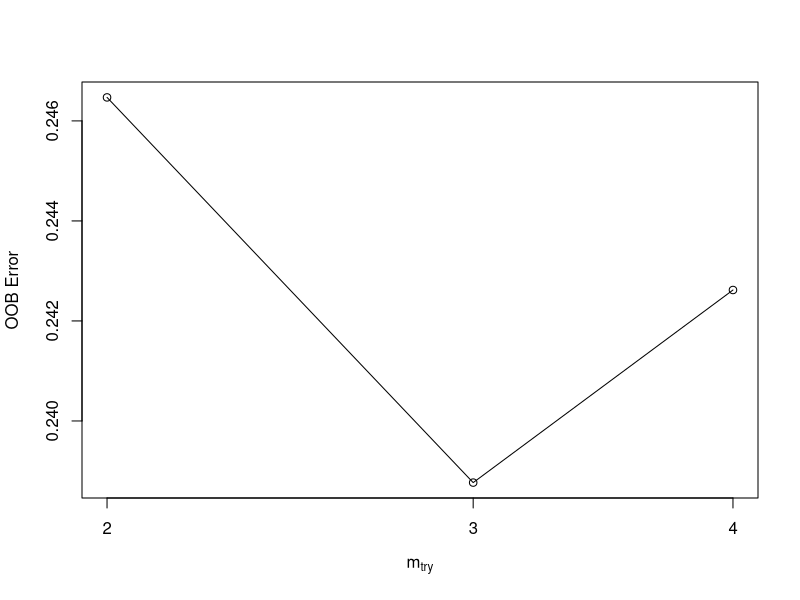
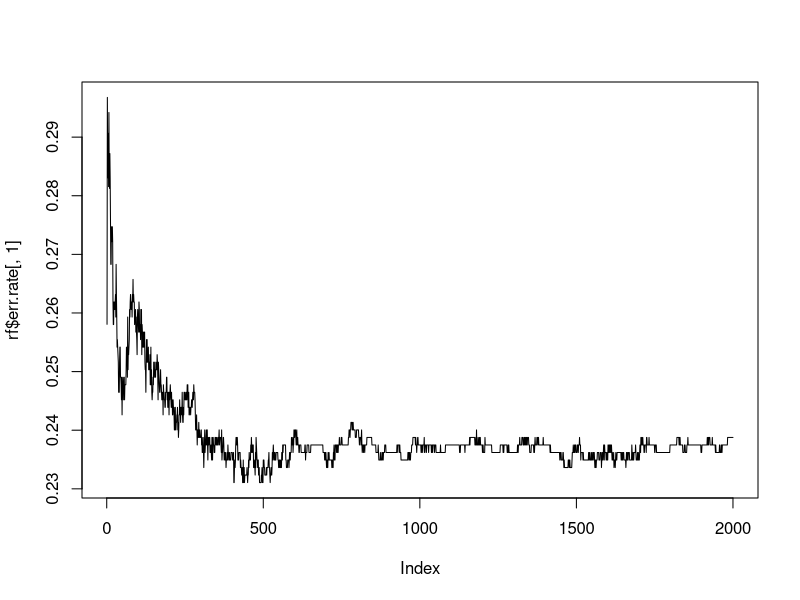
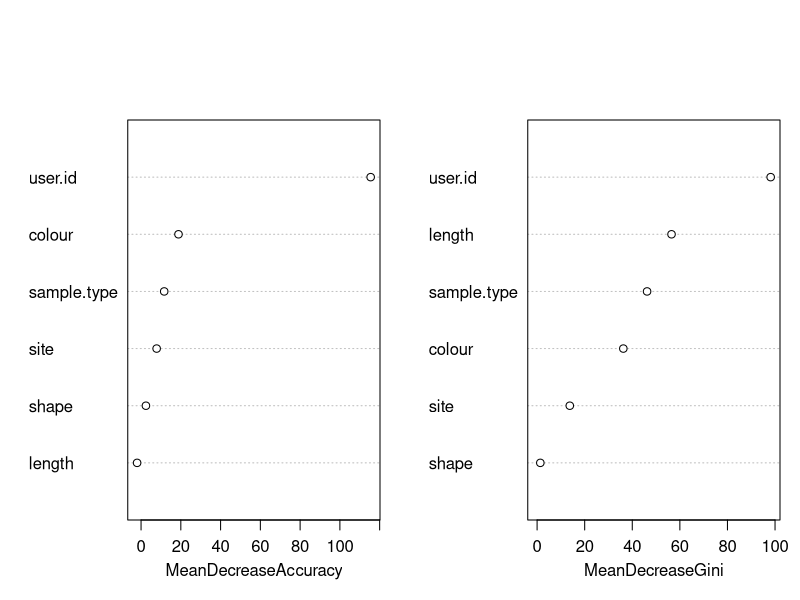

The R source for these figures, in order: (Note: this script raises an error after producing the figures.)
##### Setup #####

## Load packages
library(plyr)
library(ggplot2)
library(dplyr)
library(colorspace)
library(randomForest)

## Define colour palette

pal <- c("#0b3954","#bfd7ea","#ff6663","#e0ff4f","#fefffe")

#### Load Spectroscopy Data ####

## Load plankton tow data

plankton_tows <- read.csv("plankton_tows.csv", header = TRUE)
PT_field <- read.csv("PT_field_data.csv", header = TRUE)

## Clean up and combine plankton tow field data 

summary(PT_field$sample.volume)

PT <- left_join(plankton_tows, PT_field, by = 'ID')

names(PT)
PT$ID <- as.factor(PT$ID)
PT$site <- as.factor(PT$site)
PT$sample.type <- as.factor(PT$sample.type)
PT$size.fraction <- as.factor(PT$size.fraction)
PT$shape <- as.factor(PT$shape)
PT$colour <- as.factor(PT$colour)
PT$raman.ID <- as.factor(PT$raman.ID)
PT$user.id <- as.factor(PT$user.id)
PT$blank.match <- as.factor(PT$blank.match)

## Clean up plankton tow data

names(PT)
summary(PT$size.fraction)
summary(PT$shape)
summary(PT$colour)

summary(PT$shape)

PT$colour <- mapvalues(
  PT$colour,
  from = levels(PT$colour),
  to = c("Black",
         "Blue",
         "Brown",
         "Clear",
         "Green",
         "Orange",
         "Pink",
         "Purple",
         "Red",
         "Yellow"))

PT$shape <- mapvalues(
  PT$shape,
  from = c('fibre',
           'fibre ',
           'fragment'),
  to = c('Fibre',
         'Fibre',
         'Fragment')
)
summary(PT$shape)

summary(PT$raman.ID)

PT$particle.type <- 
  mapvalues(PT$raman.ID,
            from = levels(PT$raman.ID),
            to = c(NA,
                   'Synthetic',
                   'Natural',
                   'Natural',
                   'Synthetic',
                   'Synthetic',
                   'Synthetic',
                   'Synthetic',
                   'Synthetic',
                   'Synthetic',
                   'Synthetic',
                   'Natural',
                   'Unknown'))

PT$particle.type[is.na(PT$particle.type)] <-
  with(subset(PT, is.na(particle.type)), 
       ifelse(is.na(length),
              NA,
              'Unknown'))

summary(PT$particle.type)

PT$particle.type[PT$shape == 'Fibre' &
                              PT$colour == 'clear' &
                              PT$raman.ID == 'Cellulose'] <-
  'Natural'  # call clear cellulosic fibres natural to be safe

## Load plankton jars data

PJ <- read.csv("plankton_jars.csv", header = TRUE)  # plankton jars

PJ$ID <- as.factor(PJ$ID)
PJ$site <- as.factor(PJ$site)
PJ$sample.type <- as.factor(PJ$sample.type)
PJ$size.fraction <- as.factor(PJ$size.fraction)
PJ$shape <- as.factor(PJ$shape)
PJ$colour <- as.factor(PJ$colour)
PJ$raman.ID <- as.factor(PJ$raman.ID)
PJ$user.id <- as.factor(PJ$user.id)
PJ$blank.match <- as.factor(PJ$blank.match)

## Clean up plankton jars data

names(PJ)
summary(PJ$size.fraction)
summary(PJ$shape)
summary(PJ$colour)

summary(PJ$shape)

PJ$colour <- mapvalues(PJ$colour,
                       from = levels(PJ$colour),
                       to = c("Black",
                              "Blue",
                              "Brown",
                              "Clear",
                              "Green",
                              "Orange",
                              "Pink",
                              "Purple",
                              "Multi-colour",
                              "Red"
                              ))


PJ$shape <- mapvalues(
  PJ$shape,
  from = c('fiber',
           'fibre',
           'fragment'),
  to = c('Fibre',
         'Fibre',
         'Fragment')
)
summary(PJ$shape)

summary(PJ$raman.ID)

PJ$raman.ID <-
  mapvalues(PJ$raman.ID,
            from = c('Cellulose\n',
                     'Plastic Dye'),
            to = c('Cellulose',
                   'Plastics Dye'))

PJ$particle.type <- 
  mapvalues(PJ$raman.ID,
            from = levels(PJ$raman.ID),
            to = c(NA,
                   'Synthetic',
                   'Natural',
                   'Synthetic',
                   'Synthetic',
                   'Synthetic',
                   'Synthetic',
                   'Synthetic',
                   'Natural',
                   'Unknown',
                   'Natural'))

PJ$particle.type[is.na(PJ$particle.type)] <-
  with(subset(PJ, is.na(particle.type)), 
       ifelse(length == 'NA',
              NA,
              'Unknown'))

summary(PJ$particle.type)

PJ$particle.type <- as.character(PJ$particle.type)

PJ$particle.type[PJ$shape == 'Fibre' &
                              PJ$colour == 'clear' &
                              PJ$raman.ID == 'Cellulose'] <-
  'Natural'  # call clear cellulosic fibres natural to be safe

PJ$particle.type <- as.factor(PJ$particle.type)

summary(PJ$particle.type)



## Load all other data

MU <- read.csv("mussels.csv", header = TRUE)  # mussels
C <- read.csv("clams.csv", header = TRUE)  # clams
CU <- read.csv("sea_cucumbers.csv", header = TRUE)  # sea cucumbers
CR <- read.csv("crabs.csv", header = TRUE)  # crabs
SS <- read.csv("sea_stars.csv", header = TRUE)  # sea stars
SP <- read.csv("surfperch.csv", header = TRUE)  # surfperch
FF <- read.csv("flatfish.csv", header = TRUE)  # flatfish
RF <- read.csv("rockfish.csv", header = TRUE)  # rockfish

#### Combine all data and clean up ####

## Combine all animal particle counts data into one dataframe

full_spec_data <-
  rbind.data.frame(MU,
                   C,
                   CU,
                   CR,
                   SS,
                   SP,
                   FF,
                   RF)

## Clean up

names(full_spec_data)
full_spec_data$blank.match <- as.factor(full_spec_data$blank.match)
full_spec_data$ID <- as.factor(full_spec_data$ID)
full_spec_data$site <- as.factor(full_spec_data$site)
full_spec_data$sample.type <- as.factor(full_spec_data$sample.type)
full_spec_data$size.fraction <- as.factor(full_spec_data$size.fraction)
full_spec_data$shape <- as.factor(full_spec_data$shape)
full_spec_data$colour <- as.factor(full_spec_data$colour)
full_spec_data$raman.ID <- as.factor(full_spec_data$raman.ID)
full_spec_data$user.id <- as.factor(full_spec_data$user.id)

summary(full_spec_data$blank.match)
summary(full_spec_data$size.fraction)
summary(full_spec_data$shape)
summary(full_spec_data$colour)

full_spec_data$colour <-
  mapvalues(full_spec_data$colour,
            from = levels(full_spec_data$colour),
            to = c('Black',
                   'Black',
                   'Blue',
                   'Blue',
                   'Brown',
                   'Brown',
                   'Clear',
                   'Clear',
                   'Green',
                   'Multi-colour',
                   'Olive',
                   'Orange',
                   'Pink',
                   'Purple',
                   'Purple',
                   'Multi-colour',
                   'Red',
                   'White',
                   'Yellow',
                   'Yellow-green'))

summary(full_spec_data$colour)

summary(full_spec_data$shape)

full_spec_data$shape <- mapvalues(full_spec_data$shape,
                                 from = levels(full_spec_data$shape),
                                 to = c('Fibre',
                                        'Fibre',
                                        'Fibre',
                                        'Film',
                                        'Fragment'))
summary(full_spec_data$shape)

summary(full_spec_data$raman.ID)

full_spec_data$raman.ID <- 
  mapvalues(full_spec_data$raman.ID,
            from = c('',
                     'Acrylic\n',
                     'Cellulosee',
                     'Cellulose\n',
                     'Unknown\n',
                     'Nylon\n',
                     'Polyester\n',
                     'Wool\n',
                     'Paint Chip',
                     'Polyster'),
            to = c(NA,
                   'Acrylic',
                   'Cellulose',
                   'Cellulose',
                   'Unknown',
                   'Nylon',
                   'Polyester',
                   'Wool',
                   'Paint',
                   'Polyester'))

full_spec_data$particle.type <- 
  mapvalues(full_spec_data$raman.ID,
            from = levels(full_spec_data$raman.ID),
            to = c('Synthetic',
                   'Synthetic',
                   'Natural',
                   'Natural',
                   'Synthetic',
                   'Natural',
                   'Synthetic',
                   'Synthetic',
                   'Synthetic',
                   'Synthetic',
                   'Synthetic',
                   'Natural',
                   'Natural',
                   'Synthetic',
                   'Unknown',
                   'Synthetic',
                   'Natural'))

full_spec_data$particle.type[is.na(full_spec_data$particle.type)] <-
  with(subset(full_spec_data, is.na(particle.type)), 
       ifelse(length == 'NA',
              NA,
              'Unknown'))

summary(full_spec_data$particle.type)

full_spec_data$particle.type[full_spec_data$shape == 'Fibre' &
                              full_spec_data$colour == 'Clear' &
                              full_spec_data$raman.ID == 'Cellulose'] <-
  'Natural'  # call clear cellulosic fibres natural to be safe

summary(full_spec_data$particle.type)


#### Estimate the particle type for unknown particles ####

## Create random forest model for known particle types

full_spec_data$set <- "AD"  # identifiers for bringing back predictions
PT$set <- "PT"
PJ$set <- "PJ"

moddata1 <- rbind(full_spec_data, PT[c(1:14, 22:23)], PJ)

moddata2 <- subset(moddata1,
                   particle.type != 'Unknown' &
                     particle.type != 'NA')

unknowndata <- subset(moddata1,
                      particle.type == 'Unknown' &
                        particle.type != 'NA')

moddata2$particle.type <- as.character(moddata2$particle.type)
moddata2$particle.type <- as.factor(moddata2$particle.type)

## Run model on test data

rf <- randomForest(particle.type ~
                     colour + shape + user.id + sample.type + site + length,
                   data = moddata2)

rf

mtry <- tuneRF(moddata2[, c(2:3,7:9,14)], 
               moddata2$particle.type,
               stepFactor = 1.5, 
               improve = 0.01,
               trace = TRUE,
               plot = TRUE)

rf <- randomForest(particle.type ~
                     colour * shape * user.id + sample.type + site + length,
                   data = moddata2,
                   mtry = 3,
                   importance = TRUE,
                   ntree = 2000)

plot(rf$err.rate[,1], type = 'l')  ## find ideal ntree value 

rf <- randomForest(particle.type ~
                     colour * shape * user.id + sample.type + site + length,
                   data = moddata2,
                   mtry = 2,
                   importance = TRUE,
                   ntree = 1000)

rf
importance(rf)

varImpPlot(rf, main = "")

pred <- predict(rf)

## Performance metrics

cm <- table(moddata2[, 15], pred)

round((sum(diag(cm))/sum(cm))*100,2)

plot_rf_confusion <- function(rf_model)  # function for making confusion matrix
{
  conf_mat <- rf_model$confusion[, -ncol(rf_model$confusion)]
  class_size <- apply(conf_mat, 1, sum)
  
  conf_mat_perc <- (conf_mat / class_size) * 100
  
  melt_conf_mat <- reshape2::melt(conf_mat_perc, na.rm = TRUE)
  
  melt_conf_mat_raw <- reshape2::melt(conf_mat, na.rm = TRUE)
  
  melt_conf_mat$value2 <- melt_conf_mat_raw$value
  
  conf_plot <-
    ggplot(data = melt_conf_mat, aes_string('Var2', 'Var1', fill = 'value')) +
    geom_tile(color = "white") +
    scale_fill_gradient2(
      low = pal[3],
      high = pal[2],
      mid = pal[4],
      midpoint = 50,
      limit = c(0, 100),
      space = "Lab",
      name = "Accuracy (%)"
    ) +
    geom_text(aes(label = value2), size = 4, nudge_y = 0.2) +
    geom_text(aes(label = sprintf("%.1f", round(value, 1))), size = 3,
              nudge_x = 0, nudge_y = -0.2) +
    geom_text(label = "%", nudge_x = 0.3, nudge_y = -0.2, size = 3) +
    theme1 + 
    theme(axis.text.x = element_text(
      angle = 45,
      vjust = 1,
      hjust = 1
    ),
    plot.margin = unit(c(0,0,0,0.5), "cm")) +
    labs(x = 'Predicted', y = 'True') +
    coord_fixed()
  
  return(conf_plot)
}

tiff("Confusion Matrix.tiff", 
    height = 3,
    width = 3,
    units = "in",
    res = 800,
    compression = "lzw")

plot_rf_confusion(rf)  ## confusion matrix

dev.off()

## Now predict unknown particle types

unknowndata$particle.type <- predict(rf, newdata = unknowndata)


## Add predictions back to original data

PT[PT$particle.type == 'Unknown' &
     !is.na(PT$particle.type), ]$particle.type <- 
  unknowndata$particle.type[unknowndata$set == "PT"]

PJ[PJ$particle.type == 'Unknown' &
     !is.na(PJ$particle.type),]$particle.type <- 
  unknowndata$particle.type[unknowndata$set == "PJ"]

full_spec_data$particle.type[full_spec_data$particle.type == 'Unknown' &
                               !is.na(full_spec_data$particle.type)] <-
  unknowndata$particle.type[unknowndata$set == "AD"]

PT$particle.type <- as.character(PT$particle.type)
PT$particle.type <- as.factor(PT$particle.type)

PJ$particle.type <- as.character(PJ$particle.type)
PJ$particle.type <- as.factor(PJ$particle.type)

full_spec_data$particle.type <- as.character(full_spec_data$particle.type)
full_spec_data$particle.type <- as.factor(full_spec_data$particle.type)

#### Make sure each sample has all levels of particle type ####

## plankton tows

PT$ID <- as.character(PT$ID)
PT$ID <- as.factor(PT$ID)

all_typesPT <- expand.grid(ID = levels(PT$ID),
                           particle.type = levels(PT$particle.type))

infoPT <- PT[c(1:3, 6, 13, 21)] %>% 
  group_by(ID, site, sample.type, size.fraction, blank.match, sample.volume) %>% 
  summarize()

all_typesPT2 <- left_join(all_typesPT, infoPT, by = c("ID"))

countsPT <- PT[ ,c(1, 4:12, 14, 22)]

PT2 <- left_join(all_typesPT2,
                 countsPT,
                 by = c('ID', 'particle.type', 'size.fraction'))

## plankton jars
PJ$ID <- as.character(PJ$ID)
PJ$ID <- as.factor(PJ$ID)

all_typesPJ <- expand.grid(ID = levels(PJ$ID),
                           particle.type = levels(PJ$particle.type))

infoPJ <- PJ[c(1:3, 6, 13)] %>% 
  group_by(ID, site, sample.type, size.fraction, blank.match) %>% 
  summarize()

all_typesPJ2 <- left_join(all_typesPJ, infoPJ, by = 'ID')

countsPJ <- PJ[ ,c(1, 4:12, 14:15)]

PJ2 <- left_join(all_typesPJ2,
                 countsPJ,
                 by = c('ID', 'particle.type', 'size.fraction'))


## animal samples

full_spec_data$ID <- as.character(full_spec_data$ID)
full_spec_data$ID <- as.factor(full_spec_data$ID)

full_spec_data$sample.type <- as.character(full_spec_data$sample.type)
full_spec_data$sample.type <- as.factor(full_spec_data$sample.type)

all_types <- expand.grid(ID = levels(full_spec_data$ID), 
                         particle.type = levels(full_spec_data$particle.type))

info <- 
  full_spec_data[ ,c(1:3, 5:6, 13)] %>% 
  group_by(ID, site, sample.type, size.fraction, blank.match) %>% 
  summarize()

all_types2 <- left_join(all_types, info, by = 'ID')

counts <- full_spec_data[ ,c(1, 4:12, 14:15)]

full_spec_data2 <- left_join(all_types2,
                             counts,
                             by = c('ID',
                                    'particle.type', 
                                    'size.fraction'))

summary(full_spec_data2$sample.type)

full_spec_data2$sample.type <-
  mapvalues(full_spec_data2$sample.type,
            from = c("Rockfish Gut",
                     "Rockfish Gut Animals"),
            to = c("Rockfish Guts",
                   "Rockfish: Ingested Animals"))

#### Blank Subtract (for comparison) ####

## Summarize by particle type

PT2$num <- ifelse(is.na(PT2$length), 0, 1)

PT_particle_type <-
  PT2 %>%
  group_by(ID,
           site,
           sample.type,
           blank.match,
           particle.type,
           sample.volume) %>%
  summarize(count = sum(num))  # plankton tows

PJ2$num <- ifelse(is.na(PJ2$length), 0, 1)

PJ_particle_type <-
  PJ2 %>%
  group_by(ID,
           site,
           sample.type,
           blank.match,
           particle.type) %>%
  summarize(count = sum(num))  # plankton jars

full_spec_data2$num <- ifelse(is.na(full_spec_data2$length), 0, 1)

animals_particle_type <-
  full_spec_data2 %>%
  group_by(ID,
           site,
           sample.type,
           blank.match,
           particle.type) %>%
  summarize(count = sum(num))  # animal data

## Separate blanks data

PT_blanks <- subset(PT_particle_type, sample.type == 'Blanks')
PT_data <- subset(PT_particle_type, sample.type != 'Blanks')

PJ_blanks <- subset(PJ_particle_type, sample.type == 'Blanks')
PJ_data <- subset(PJ_particle_type, sample.type != 'Blanks')

animal_blanks <- subset(animals_particle_type, sample.type == 'Blanks')
animal_data <- subset(animals_particle_type, sample.type != 'Blanks')

## Summarize blanks data

PT_blanks_means <- 
  PT_blanks %>% 
  group_by(blank.match, particle.type) %>% 
  summarize(blank.mean = mean(count))

PJ_blanks_means <- 
  PJ_blanks %>% 
  group_by(blank.match, particle.type) %>% 
  summarize(blank.mean = mean(count))

animal_blanks_means <- 
  animal_blanks %>% 
  group_by(blank.match, particle.type) %>% 
  summarize(blank.mean = mean(count))

## Blank subtract

# plankton tows

PT_data2 <-
  left_join(PT_data, 
            PT_blanks_means, 
            by = c('blank.match', 'particle.type'))

PT_data2$blank.mean[is.na(PT_data2$blank.mean)] <- 0

PT_data2$adj.count <- floor(with(PT_data2, count - blank.mean))
PT_data2$adj.count[PT_data2$adj.count < 0] <- 0

# plankton jars

PJ_data2 <-
  left_join(PJ_data, 
            PJ_blanks_means, 
            by = c('blank.match', 'particle.type'))

PJ_data2$blank.mean[is.na(PJ_data2$blank.mean)] <- 0

PJ_data2$adj.count <- floor(with(PJ_data2, count - blank.mean))
PJ_data2$adj.count[PJ_data2$adj.count < 0] <- 0

# animal data

animal_data2 <-
  left_join(animal_data, 
            animal_blanks_means, 
            by = c('blank.match', 'particle.type'))

animal_data2$blank.mean[is.na(animal_data2$blank.mean)] <- 0

animal_data2$adj.count <- floor(with(animal_data2, count - blank.mean))
animal_data2$adj.count[animal_data2$adj.count < 0] <- 0

## Combine samples that were split

animal_data2$ID <- mapvalues(
  animal_data2$ID,
  from = c(
    'CBSS3 1/2',
    'CBSS3 2/2',
    'CBSS6-1',
    'CBSS6-2',
    'CBSS8 (1/4)',
    'CBSS8 (2/4)',
    'CBSS8 (3/4)',
    'CBSS8 (4/4)',
    'EBSS10-1',
    'EBSS10-2',
    'EBSS10-3',
    'EBSS11 (1/3)',
    'EBSS11 (2/3)',
    'EBSS11 (3/3)',
    'EBRF16A',
    'EBRF16B',
    'HPRF21A',
    'HPRF21B',
    'HPRF4B'
  ),
  to = c(
    'CBSS3',
    'CBSS3',
    'CBSS6',
    'CBSS6',
    'CBSS8',
    'CBSS8',
    'CBSS8',
    'CBSS8',
    'EBSS10',
    'EBSS10',
    'EBSS10',
    'EBSS11',
    'EBSS11',
    'EBSS11',
    'EBRF16',
    'EBRF16',
    'HPRF21',
    'HPRF21',
    'HPRF4'
  )
)

#### Plot breakdown by Raman ID, shape, and colour ####

moddata1$num <- ifelse(is.na(moddata1$shape), 0, 1)
moddata3 <- moddata1 %>% filter(num == 1)
moddata3$raman.ID[is.na(moddata3$raman.ID)] <- 'Unknown'
moddata3$raman.ID[moddata3$raman.ID == ''] <- 'Unknown'
moddata3$raman.ID <- as.character(moddata3$raman.ID)
moddata3$raman.ID <- as.factor(moddata3$raman.ID)

moddata3$site <- as.character(moddata3$site)
moddata3$site[moddata3$sample.type == 'Blanks'] <- 'Blanks'
moddata3$site <- as.factor(moddata3$site)

moddata3$raman.ID <- mapvalues(moddata3$raman.ID,
                               from = c('Salt Crystal', 
                                        'Additive', 'Plastics Additive',
                                        'Plastics Dye', 'Unknown Polymer'),
                               to = c('Salt', 'Unknown Synthetic',
                                      'Unknown Synthetic', 'Unknown Synthetic',
                                      'Unknown Synthetic'))

moddata3$sample.type <- factor(moddata3$sample.type,
                               levels = c('Blanks',
                                          'Plankton Jars',
                                          'Plankton Tows',
                                          'Mussels',
                                          'Clams',
                                          'Sea Cucumbers',
                                          'Crabs',
                                          'Sea Stars',
                                          'Flatfish Guts',
                                          'Flatfish Livers',
                                          'Surfperch Guts',
                                          'Surfperch Livers',
                                          'Rockfish Guts',
                                          'Rockfish: Ingested Animals',
                                          'Rockfish Livers'))


tiff(
  'Polymer Plot.tiff', 
  height = 8,
  width = 6,
  units = "in",
  res = 800,
  compression = "lzw"
)

ggplot(moddata3) +
  geom_bar(
    aes(x = sample.type,
        y = num,
        fill = raman.ID),
    colour = 'black',
    size = 0.25,
    position = 'fill',
    stat = 'identity'
  ) +
  labs(x = 'Sample Type', y = 'Proportion of Particles') +
  facet_grid(particle.type ~ shape, 
             scales = 'free_x', 
             space = 'free_x',
             labeller = label_wrap_gen(width = 10)) +
  scale_y_continuous(expand = c(0, 0)) +
  scale_fill_manual(values =
                      qualitative_hcl(n = 18, palette = "Dark 3")) +
  guides(fill = guide_legend(ncol = 1)) +
  theme1 +
  theme(
    axis.text.x = element_text(angle = 45, hjust = 1),
    legend.text = element_text(size = 6),
    legend.key.size = unit(0.75, 'line'),
    panel.spacing = unit(0.25, "cm")
  )

dev.off()

## And by colour

tiff(
  'Colour Plot.tiff', 
  height = 8,
  width = 6,
  units = "in",
  res = 800,
  compression = "lzw"
)

ggplot(moddata3) +
  geom_bar(
    aes(x = sample.type,
        y = num,
        fill = colour),
    colour = 'black',
    size = 0.25,
    position = 'fill',
    stat = 'identity'
  ) +
  labs(x = 'Sample Type', y = 'Proportion of Particles') +
  facet_grid(particle.type ~ shape, 
             scales = 'free_x', 
             space = 'free_x',
             labeller = label_wrap_gen(width = 10)) +
  scale_fill_manual(
    values = c(
      'Grey16',
      'Steel Blue',
      'Saddle Brown',
      'Azure2',
      'Forest Green',
      'Turquoise',
      'Dark Olive Green',
      'Orange',
      'Pink',
      'Blue Violet',
      'Red3',
      'White',
      'Gold',
      'Yellow Green'
    )
  ) +
  scale_y_continuous(expand = c(0, 0)) +
  guides(fill = guide_legend(ncol = 1)) +
  theme1 +
  theme(
    axis.text.x = element_text(angle = 45, hjust = 1),
    legend.text = element_text(size = 6),
    legend.key.size = unit(0.75, 'line'),
    panel.spacing = unit(0.25, "cm")
  )

dev.off()


#### Combine food web data ####

## Combine lab and field data with isotopes data

foodweb1 <- 
  left_join(animal_info, 
            isotopes2,
            by = c('ID', 'site'))

foodweb1$sample.type <- as.factor(foodweb1$sample.type)

ingested_animals <- 
  foodweb1 %>% 
  filter(sample.type == 'Rockfish: Ingested Animals') %>% 
  select(1:14)

rockfish_info <- 
  foodweb1 %>% 
  filter(animal.type == 'Rockfish' & sample.type == 'Rockfish') %>% 
  select(1,2,15:30)

ingested_animals2 <-
  left_join(ingested_animals, rockfish_info, by = c('ID', 'site'))

foodweb1 <- rbind(subset(foodweb1, 
                         sample.type != 'Rockfish: Ingested Animals'),
                  ingested_animals2)

## Combine particle counts data with lab, field, and isotopes data

animal_data2$sample.type <- 
  mapvalues(animal_data2$sample.type,
            from = c("Flatfish Guts",
                     "Rockfish Guts",
                     "Surfperch Guts"),
            to = c("Flatfish",
                   "Rockfish",
                   "Surfperch"))

animal_data3 <-
  animal_data2 %>%
  group_by(ID,
           site,
           sample.type,
           blank.match,
           particle.type) %>%
  summarize(
    count = sum(count),
    blank.mean = sum(blank.mean),
    adj.count = sum(adj.count)
  )

foodweb2 <- left_join(animal_data3,
                      foodweb1,
                      by = c('ID', 'site', 'sample.type'))

foodweb2$ID <- as.factor(foodweb2$ID)
foodweb2$site <- as.factor(foodweb2$site)
foodweb2$sample.type <- as.factor(foodweb2$sample.type)
  



## Now summarize animal data

summary(subset(foodweb2, is.na(species)))
foodweb2$species[foodweb2$ID == "CBSS16"] <- "Dermasterias imbricata"

gutdata <- subset(foodweb2,
                  sample.type != 'Surfperch Livers' &
                    sample.type != 'Flatfish Livers' &
                    sample.type != 'Rockfish Livers')

gutdata$sample.type <- 
  mapvalues(gutdata$sample.type,
            from = 'Rockfish: Ingested Animals',
            to = 'Rockfish')
gutdata <-
  gutdata %>% 
  group_by(ID, site, sample.type, blank.match, particle.type, shell.l,
           shell.w, shell.h, arm.length, shell.weight, tissue.wet.weight, 
           total.body.wet.weight, density.sep, species, carapace.length, TL, SL, 
           hepatopancreas.weight, sex, babies, parasites, base_deltaN, 
           sd_base_deltaN, deltaN, deltaC, 
           trophic.position) %>% 
  summarize(count = sum(count),
            blank.mean = sum(blank.mean),
            adj.count = sum(adj.count),
            tissue.dry.weight = sum(tissue.dry.weight))

liverdata <-subset(foodweb2,
                   sample.type == 'Surfperch Livers' |
                     sample.type == 'Flatfish Livers' |
                     sample.type == 'Rockfish Livers')

